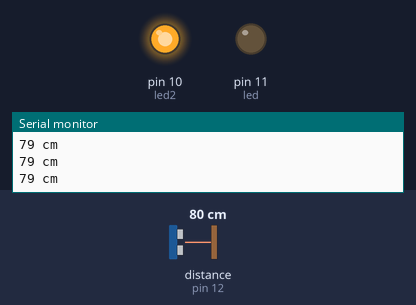
This sketch was run on a simulated Arduino Uno, built with avr-gcc and run on an emulated ATmega328P. On the bench: output pins drawn as LEDs (lit = HIGH), the last lines printed to the serial monitor. Wiring (inferred from the names in the program): ultrasonic range finder: trigger pin 13; echo pin 12. The test bench sets the inputs (shaded band); at power-on: distance to the obstacle (sensor on pin 12) 80 cm. The echo pulse lasts 58.3 µs per cm; pins used as bus, display or sensor lines are not drawn.

Above: at 1.3 s.
1.4 s: distance to the obstacle (sensor on pin 12) set to 6 cm
2.9 s: distance to the obstacle (sensor on pin 12) set to 3 cm
At 4.2 s:
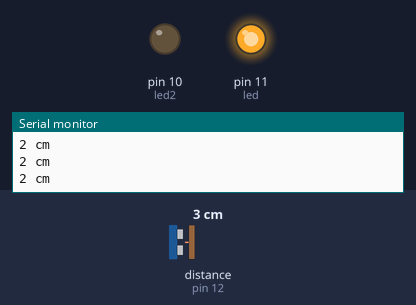
4.5 s: distance to the obstacle (sensor on pin 12) set to 9 cm
At 5.5 s:
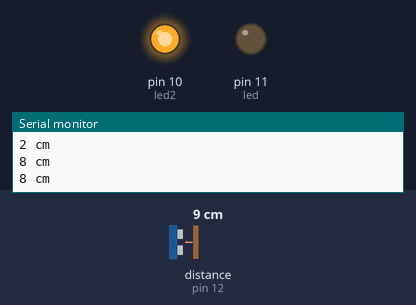
6.0 s: distance to the obstacle (sensor on pin 12) set to 2 cm
At 6.8 s:
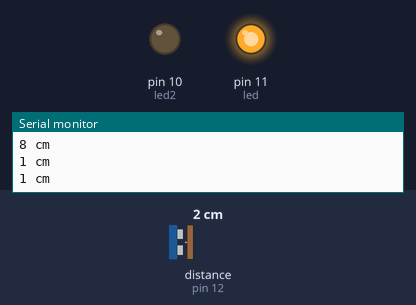
Timing chart, 0 to 8.5 s (numbered marks = the images above; inputs shaded):
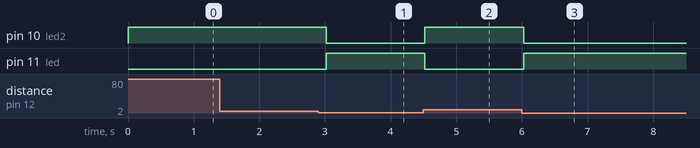

The sketch:

radar.ino
```cpp
#define trigPin 13
#define echoPin 12
#define led 11
#define led2 10

void setup() {
  Serial.begin (9600);
  pinMode(trigPin, OUTPUT);
  pinMode(echoPin, INPUT);
  pinMode(led, OUTPUT);
  pinMode(led2, OUTPUT);
}

void loop() {
  long duration, distance;
  digitalWrite(trigPin, LOW);  // Added this line
  delayMicroseconds(2); // Added this line
  digitalWrite(trigPin, HIGH);
//  delayMicroseconds(1000); - Removed this line
  delayMicroseconds(10); // Added this line
  digitalWrite(trigPin, LOW);
  duration = pulseIn(echoPin, HIGH);
  distance = (duration/2) / 29.1;
  if (distance < 4) {  // This is where the LED On/Off happens
    digitalWrite(led,HIGH); // When the Red condition is met, the Green LED should turn off
  digitalWrite(led2,LOW);
}
  else {
    digitalWrite(led,LOW);
    digitalWrite(led2,HIGH);
  }
  if (distance >= 200 || distance <= 0){
    Serial.println("Out of range");
  }
  else {
    Serial.print(distance);
    Serial.println(" cm");
  }
  delay(500);
}
```

Measured:
- the behaviour switches between 5 and 4 cm on distance to the obstacle (sensor on pin 12) (found by bisection; images 0 and 1)
- after the input at 2.9 s, pin 10 (led2): HIGH → LOW after 0.12 s; pin 11 (led): LOW → HIGH after 0.12 s
- after the input at 4.5 s, pin 10 (led2): LOW → HIGH at once; pin 11 (led): HIGH → LOW at once
- after the input at 6.0 s, pin 10 (led2): HIGH → LOW at once; pin 11 (led): LOW → HIGH at once
